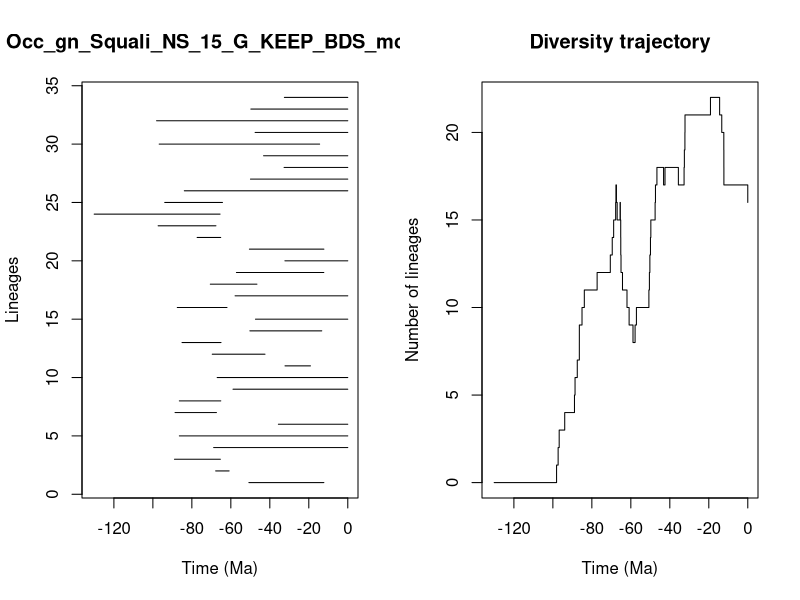

This figure's R source:


pdf(file='../Results/Genus_NS/5_MA_bins_EXT_EP_FT/pyrate_mcmc_logs/Occ_gn_Squali_NS_15_G_KEEP_BDS_mcmc_LTT.pdf',width=0.6*20, height=0.6*10)
title = "Occ_gn_Squali_NS_15_G_KEEP_BDS_mcmc"
ts=c(50.73552872302884, 67.78505293677439,88.91589253531018,68.81779772081171,86.4168420039819,35.60793960957558,88.62191566378256,86.42333970913731,58.88812519079832,67.01084273068979,32.2040850510118,69.5405774258219,85.04778665281194,50.23233541470091,47.36327912518274,87.4800353258723,57.81811762222038,70.53333916846687,57.1345165499214,32.25403207555524,50.47242974378435,77.2936443440571,97.30267984211864,130.11648723204698,93.92170602382079,83.86615281410319,49.92599646335175,32.68274481362083,43.20384582209574,96.7600783325412,47.54204489111291,98.10183130933382,49.73633512375062,32.5326042969239)
te=c(12.268239129232898, 60.8816332434293,65.37217407784368,0.0,0.0,0.0,67.3838861885102,65.1587665058772,0.0,0.0,19.145714240049735,42.46335636261986,65.03970837198692,13.347444355508578,0.0,61.97002406245862,0.0,46.61575662166178,12.293808890359127,0.0,12.252780234922229,65.18858727270835,67.64453173087834,65.52211407481222,64.28069249519416,0.0,0.0,0.0,0.0,14.443720398137202,0.0,0.0,0.0,0.0)
div_traj=c(0, 1,2,3,4,5,6,7,8,9,10,11,12,13,14,15,16,17,16,15,16,15,14,13,12,11,10,9,8,9,10,11,12,13,14,15,16,17,18,17,18,17,18,19,20,21,22,21,20,19,18,17,16)
time_events=c(130.11648723204698, 98.10183130933382,97.30267984211864,96.7600783325412,93.92170602382079,88.91589253531018,88.62191566378256,87.4800353258723,86.42333970913731,86.4168420039819,85.04778665281194,83.86615281410319,77.2936443440571,70.53333916846687,69.5405774258219,68.81779772081171,67.78505293677439,67.64453173087834,67.3838861885102,67.01084273068979,65.52211407481222,65.37217407784368,65.18858727270835,65.1587665058772,65.03970837198692,64.28069249519416,61.97002406245862,60.8816332434293,58.88812519079832,57.81811762222038,57.1345165499214,50.73552872302884,50.47242974378435,50.23233541470091,49.92599646335175,49.73633512375062,47.54204489111291,47.36327912518274,46.61575662166178,43.20384582209574,42.46335636261986,35.60793960957558,32.68274481362083,32.5326042969239,32.25403207555524,32.2040850510118,19.145714240049735,14.443720398137202,13.347444355508578,12.293808890359127,12.268239129232898,12.252780234922229,0.0)
                par(mfrow=c(1,2))
                L = length(ts)
                plot(ts, 1:L , xlim=c(-max(ts)-1,0), pch=20, type="n", main=title,xlab="Time (Ma)",ylab="Lineages")
                for (i in 1:L){segments(x0=-te[i],y0=i,x1=-ts[i],y1=i)}    
                t = -time_events
                plot(div_traj ~ t,type="s", main = "Diversity trajectory",xlab="Time (Ma)",ylab="Number of lineages",xlim=c(-max(ts)-1,0))
                abline(v=c(65,200,251,367,445),lty=2,col="gray")
                
